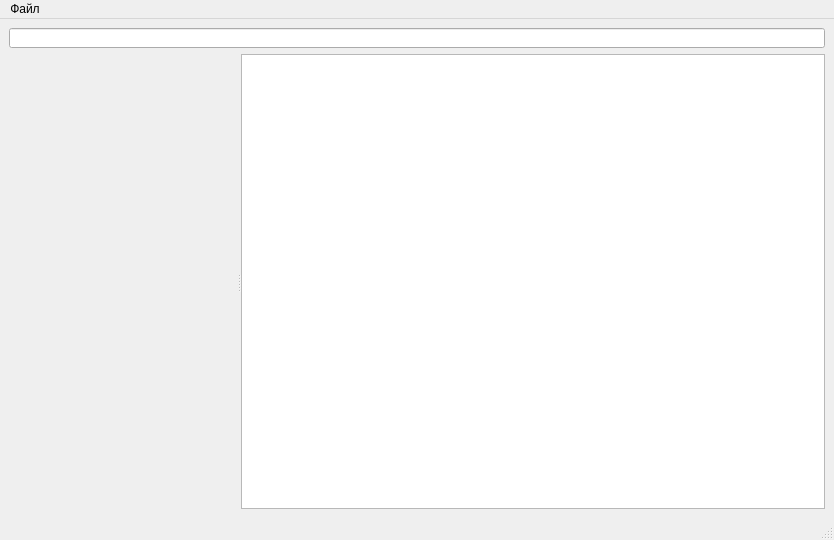
<?xml version="1.0" encoding="UTF-8"?>
<ui version="4.0">
 <class>MainWindow</class>
 <widget class="QMainWindow" name="MainWindow">
  <property name="geometry">
   <rect>
    <x>0</x>
    <y>0</y>
    <width>834</width>
    <height>540</height>
   </rect>
  </property>
  <property name="windowTitle">
   <string>Блокнот</string>
  </property>
  <widget class="QWidget" name="centralwidget">
   <layout class="QGridLayout" name="gridLayout">
    <item row="1" column="0">
     <layout class="QVBoxLayout" name="verticalLayout">
      <item>
       <widget class="QSplitter" name="splitter">
        <property name="orientation">
         <enum>Qt::Horizontal</enum>
        </property>
        <widget class="fileManager" name="widget" native="true"/>
        <widget class="QTextEdit" name="textEdit"/>
       </widget>
      </item>
     </layout>
    </item>
    <item row="0" column="0">
     <widget class="QLineEdit" name="lineEdit">
      <property name="maximumSize">
       <size>
        <width>16777215</width>
        <height>20</height>
       </size>
      </property>
     </widget>
    </item>
   </layout>
  </widget>
  <widget class="QMenuBar" name="menubar">
   <property name="geometry">
    <rect>
     <x>0</x>
     <y>0</y>
     <width>834</width>
     <height>21</height>
    </rect>
   </property>
   <widget class="QMenu" name="menu">
    <property name="title">
     <string>Файл</string>
    </property>
    <widget class="QMenu" name="menu_2">
     <property name="enabled">
      <bool>true</bool>
     </property>
     <property name="title">
      <string>Язык</string>
     </property>
     <addaction name="russian"/>
     <addaction name="english"/>
    </widget>
    <widget class="QMenu" name="menu_3">
     <property name="title">
      <string>Выбрать тему</string>
     </property>
     <addaction name="light"/>
     <addaction name="dark"/>
    </widget>
    <addaction name="open_2"/>
    <addaction name="readOnly"/>
    <addaction name="separator"/>
    <addaction name="save"/>
    <addaction name="separator"/>
    <addaction name="menu_3"/>
    <addaction name="separator"/>
    <addaction name="keysetting"/>
    <addaction name="menu_2"/>
    <addaction name="help"/>
    <addaction name="separator"/>
    <addaction name="exit"/>
   </widget>
   <addaction name="menu"/>
  </widget>
  <widget class="QStatusBar" name="statusbar"/>
  <action name="save">
   <property name="text">
    <string>Сохранить</string>
   </property>
  </action>
  <action name="open_2">
   <property name="text">
    <string>Открыть</string>
   </property>
  </action>
  <action name="exit">
   <property name="text">
    <string>Выход</string>
   </property>
  </action>
  <action name="help">
   <property name="text">
    <string>Справка</string>
   </property>
  </action>
  <action name="russian">
   <property name="checkable">
    <bool>false</bool>
   </property>
   <property name="checked">
    <bool>false</bool>
   </property>
   <property name="text">
    <string>Русский</string>
   </property>
  </action>
  <action name="english">
   <property name="checkable">
    <bool>false</bool>
   </property>
   <property name="text">
    <string>Английский</string>
   </property>
  </action>
  <action name="keysetting">
   <property name="text">
    <string>Настройки раскладки клавиатуры</string>
   </property>
  </action>
  <action name="readOnly">
   <property name="text">
    <string>Открыть в режиме чтения</string>
   </property>
  </action>
  <action name="light">
   <property name="checkable">
    <bool>false</bool>
   </property>
   <property name="checked">
    <bool>false</bool>
   </property>
   <property name="text">
    <string>Светлая</string>
   </property>
  </action>
  <action name="dark">
   <property name="checkable">
    <bool>false</bool>
   </property>
   <property name="text">
    <string>Тёмная</string>
   </property>
  </action>
 </widget>
 <customwidgets>
  <customwidget>
   <class>fileManager</class>
   <extends>QWidget</extends>
   <header>filemanager.h</header>
   <container>1</container>
  </customwidget>
 </customwidgets>
 <resources/>
 <connections/>
</ui>
